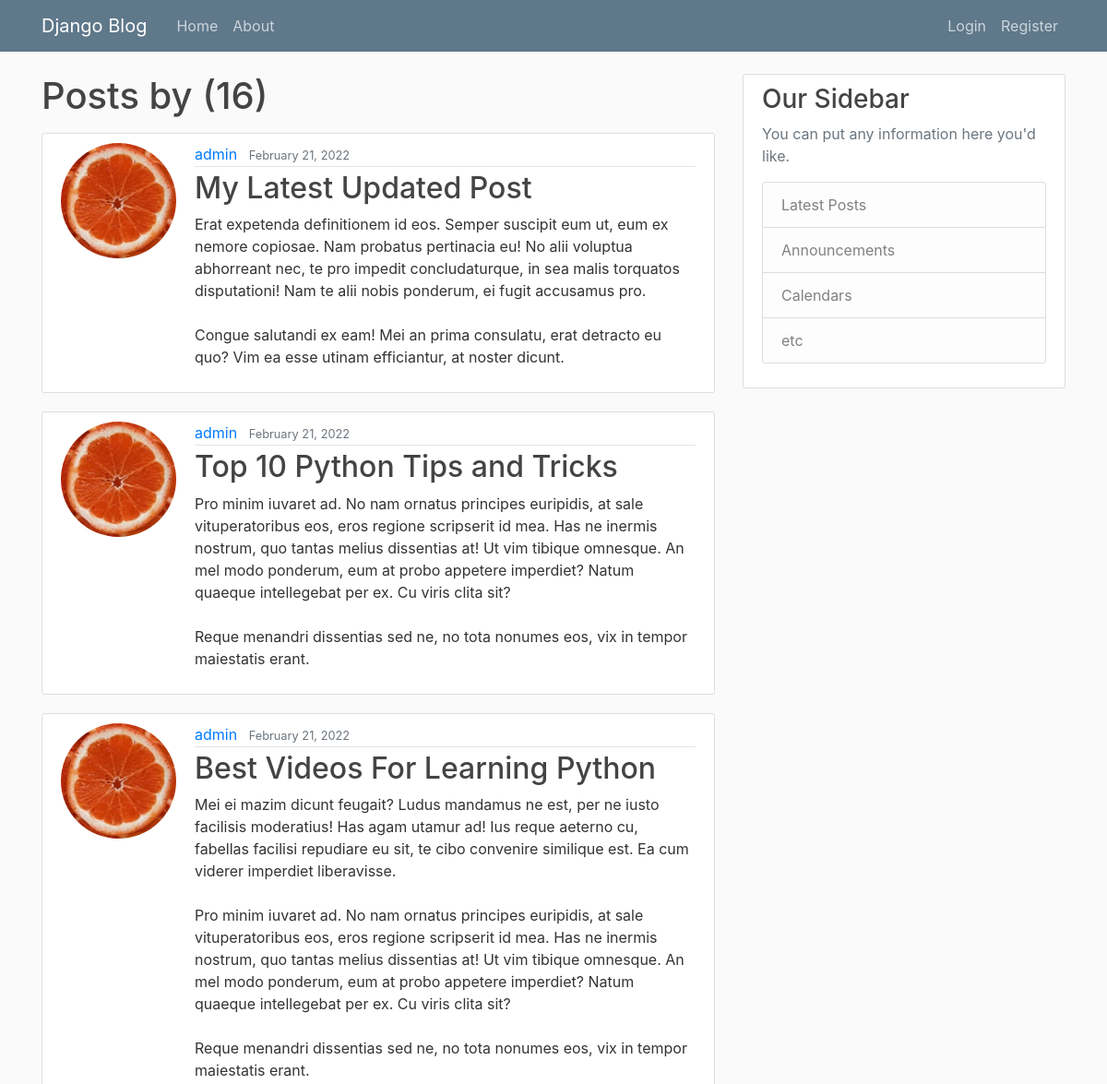
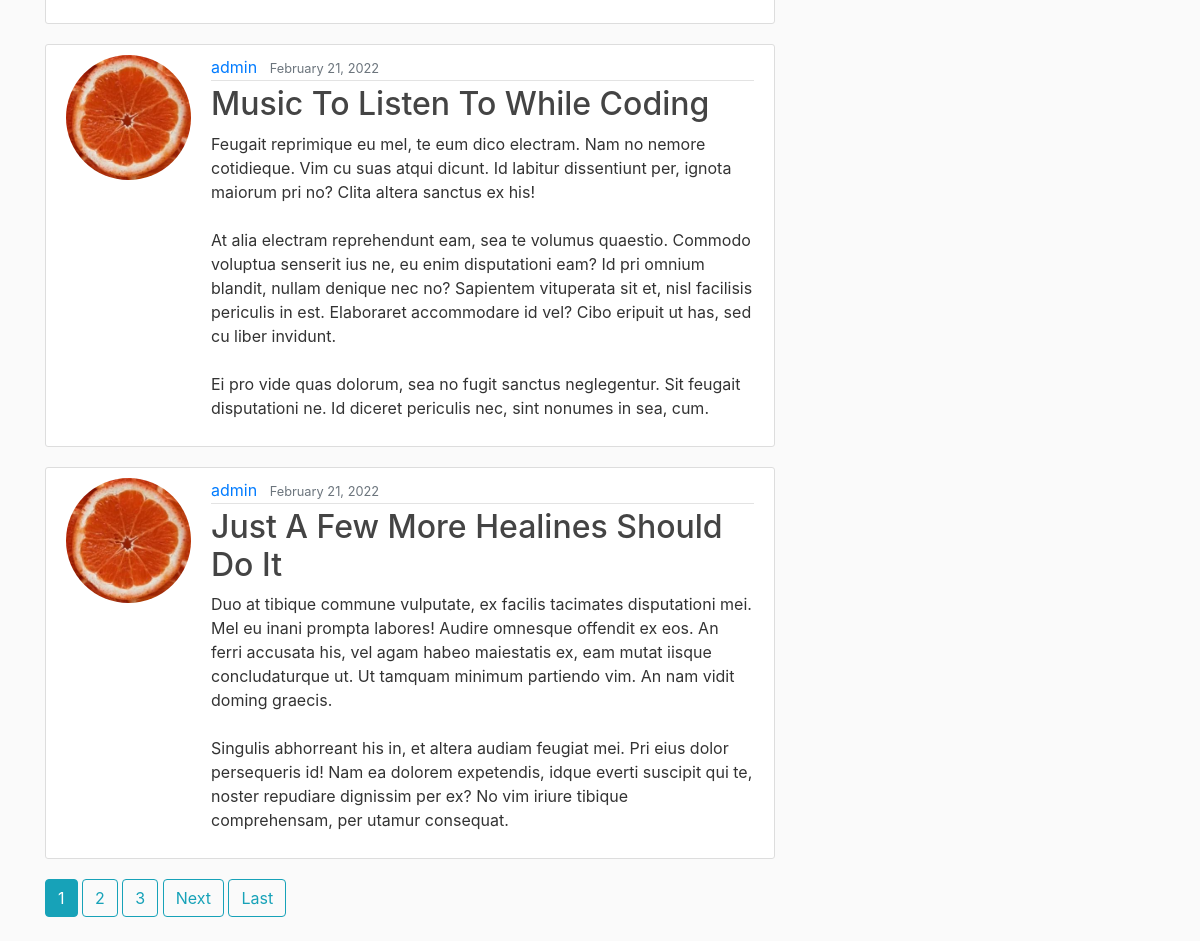
Screenshot of /user/admin with the database file from the repository (2 pictures, top to bottom).
### blog/models.py (models this page shows, shortened)
class Post(models.Model):
    title = models.CharField(max_length = 100)
    content = models.TextField()
    date_posted = models.DateTimeField(default=timezone.now)
    author = models.ForeignKey(User, on_delete =models.CASCADE)

### users/models.py (models this page shows, shortened)
class Profile(models.Model):
    user = models.OneToOneField(User, on_delete=models.CASCADE)
    image = models.ImageField(default='default.jpg', upload_to='Profile_pics')

### blog/views.py (the view)
# urls.py: path('user/<str:username>', UserPostListView.as_view(), name='user-posts'),
class UserPostListView(ListView):
    model = Post
    template_name = 'blog/user_posts.html'
    context_object_name = 'posts'
    paginate_by = 5
    def get_queryset(self):
        user = get_object_or_404(User, username=self.kwargs.get('username'))
        return Post.objects.filter(author=user).order_by('-date_posted')

### blog/templates/blog/user_posts.html (shortened to what this page needs)
{% extends "blog/base.html" %}
{% block content %}
  <h1 class="mb-3 ">Posts by {{ post.author}} ({{ page_obj.paginator.count }})</h1>
  {% for post in posts %}
    <article class="media content-section">
      <img src="{{ post.author.profile.image.url }}" class="rounded-circle account-img">
      <div class="media-body">
        <div class="article-metadata">
          <a class="mr-2" href="{% url 'user-posts' post.author.username %}">{{ post.author }}</a>
          <small class="text-muted">{{ post.date_posted|date:"F d, o" }}</small>
        </div>
        <h2><a class="article-title" href="{% url 'blog-detail' post.id %}">{{ post.title }}</a></h2>
        <p class="article-content">{{ post.content }}</p>
      </div>
    </article>
  {% endfor %}
  {% if is_paginated %}
    {% for num in page_obj.paginator.page_range %}
      {% if  num > page_obj.number|add:'-3' and num < page_obj.number|add:'3'  %}
        {% if page_obj.number == num %}
          <a class="btn btn-info mb-4" href="?page={{page_obj.number}}">{{ page_obj.number }}</a>
        {% else %}
          <a class="btn btn-outline-info mb-4" href="?page={{num}}">{{ num }}</a>
        {% endif %}
      {% endif %}
    {% endfor %}
    {% if page_obj.has_next %}
      <a class="btn btn-outline-info mb-4" href="?page={{page_obj.next_page_number}}">Next</a>
      <a class="btn btn-outline-info mb-4" href="?page={{page_obj.paginator.num_pages}}">Last</a>
    {% endif %}
  {% endif %}
{% endblock %}

### blog/templates/blog/base.html (shortened to what this page needs)
{% load static %}
<!DOCTYPE html>
<html lang="en" dir="ltr">
  <head>
    <link rel="stylesheet" href="https://maxcdn.bootstrapcdn.com/bootstrap/4.0.0/css/bootstrap.min.css">
    <link rel="stylesheet" href="{% static 'blog/main.css' %}">
  </head>
  <body>
    <header class="site-header">
      <nav class="navbar navbar-expand-md navbar-dark bg-steel fixed-top">
        <div class="container">
          <a class="navbar-brand mr-4" href="{% url 'blog-home' %}">Django Blog</a>
          <div class="collapse navbar-collapse" id="navbarToggle">
            <div class="navbar-nav mr-auto">
              <a class="nav-item nav-link" href="{% url 'blog-home' %}">Home</a>
              <a class="nav-item nav-link" href="{% url 'blog-about' %}">About</a>
            </div>
            <div class="navbar-nav">
              {% if user.is_authenticated %}
                <a class="nav-item nav-link" href="{% url 'blog-new' %}">Create Post</a>
                <a class="nav-item nav-link" href="{% url 'profile' %}">Profile</a>
                <a class="nav-item nav-link" href="{% url 'logout' %}">Logout</a>
              {% else %}
                <a class="nav-item nav-link" href="{% url 'login' %}">Login</a>
                <a class="nav-item nav-link" href="{% url 'register' %}">Register</a>
              {% endif %}
            </div>
          </div>
        </div>
      </nav>
    </header>
    <main role="main" class="container">
      <div class="row">
        <div class="col-md-8">
          {% block content %}{% endblock %}
        </div>
        <div class="col-md-4">
          <div class="content-section">
            <h3>Our Sidebar</h3>
            <p class='text-muted'>You can put any information here you'd like.
              <ul class="list-group">
                <li class="list-group-item list-group-item-light">Latest Posts</li>
                <li class="list-group-item list-group-item-light">Announcements</li>
                <li class="list-group-item list-group-item-light">Calendars</li>
                <li class="list-group-item list-group-item-light">etc</li>
              </ul>
            </p>
          </div>
        </div>
      </div>
    </main>
  </body>
</html>

### blog/static/blog/main.css (style rules this page uses)
body { background: #fafafa; color: #333333; margin-top: 5rem; }
h1, h2, h3, h4, h5, h6 { color: #444444; }
ul { margin: 0; }
.bg-steel { background-color: #5f788a; }
.site-header .navbar-nav .nav-link { color: #cbd5db; }
.content-section { background: #ffffff; padding: 10px 20px; border: 1px solid #dddddd; border-radius: 3px; margin-bottom: 20px; }
.article-title { color: #444444; }
.article-content { white-space: pre-line; }
.article-metadata { padding-bottom: 1px; margin-bottom: 4px; border-bottom: 1px solid #e3e3e3 }
.account-img { height: 125px; width: 125px; margin-right: 20px; margin-bottom: 16px; }

### rows the page displays
Post: author.profile.image (placeholder picture), author "admin", date_posted "February 21, 2022", title "My Latest Updated Post", content "Erat expetenda definitionem id eos. Semper suscipit eum ut, eum ex nemore copiosae. Nam probatus pertinacia eu! No alii voluptua abhorreant nec, te pro impedit concludaturque, in sea malis torquatos disputationi! Nam te alii nobis ponderum, ei fugit accusamus pro. Congue salutandi ex eam! Mei an prima consulatu, erat detracto eu quo? Vim ea esse utinam efficiantur, at noster dicunt."
Post: author.profile.image (placeholder picture), author "admin", date_posted "February 21, 2022", title "Top 10 Python Tips and Tricks", content "Pro minim iuvaret ad. No nam ornatus principes euripidis, at sale vituperatoribus eos, eros regione scripserit id mea. Has ne inermis nostrum, quo tantas melius dissentias at! Ut vim tibique omnesque. An mel modo ponderum, eum at probo appetere imperdiet? Natum quaeque intellegebat per ex. Cu viris clita sit? Reque menandri dissentias sed ne, no tota nonumes eos, vix in tempor maiestatis erant."
Post: author.profile.image (placeholder picture), author "admin", date_posted "February 21, 2022", title "Best Videos For Learning Python", content "Mei ei mazim dicunt feugait? Ludus mandamus ne est, per ne iusto facilisis moderatius! Has agam utamur ad! Ius reque aeterno cu, fabellas facilisi repudiare eu sit, te cibo convenire similique est. Ea cum viderer imperdiet liberavisse. Pro minim iuvaret ad. No nam ornatus principes euripidis, at sale vituperatoribus eos, eros regione scripserit id mea. Has ne inermis nostrum, quo tantas melius dissentias at! Ut vim tibique omnesque. An mel modo ponderum, eum at probo appetere imperdiet? Natum quaeque intellegebat per ex. Cu viris clita sit? Reque menandri dissentias sed ne, no tota nonumes eos, vix in tempor maiestatis erant."
Post: author.profile.image (placeholder picture), author "admin", date_posted "February 21, 2022", title "Music To Listen To While Coding", content "Feugait reprimique eu mel, te eum dico electram. Nam no nemore cotidieque. Vim cu suas atqui dicunt. Id labitur dissentiunt per, ignota maiorum pri no? Clita altera sanctus ex his! At alia electram reprehendunt eam, sea te volumus quaestio. Commodo voluptua senserit ius ne, eu enim disputationi eam? Id pri omnium blandit, nullam denique nec no? Sapientem vituperata sit et, nisl facilisis periculis in est. Elaboraret accommodare id vel? Cibo eripuit ut has, sed cu liber invidunt. Ei pro vide quas dolorum, sea no fugit sanctus neglegentur. Sit feugait disputationi ne. Id diceret periculis nec, sint nonumes in sea, cum."
Post: author.profile.image (placeholder picture), author "admin", date_posted "February 21, 2022", title "Just A Few More Healines Should Do It", content "Duo at tibique commune vulputate, ex facilis tacimates disputationi mei. Mel eu inani prompta labores! Audire omnesque offendit ex eos. An ferri accusata his, vel agam habeo maiestatis ex, eam mutat iisque concludaturque ut. Ut tamquam minimum partiendo vim. An nam vidit doming graecis. Singulis abhorreant his in, et altera audiam feugiat mei. Pri eius dolor persequeris id! Nam ea dolorem expetendis, idque everti suscipit qui te, noster repudiare dignissim per ex? No vim iriure tibique comprehensam, per utamur consequat."

### other values shown
{{ page_obj.paginator.count }} "16"
{{ page_obj.number }} "1"
{{ num }} "2" "3"
